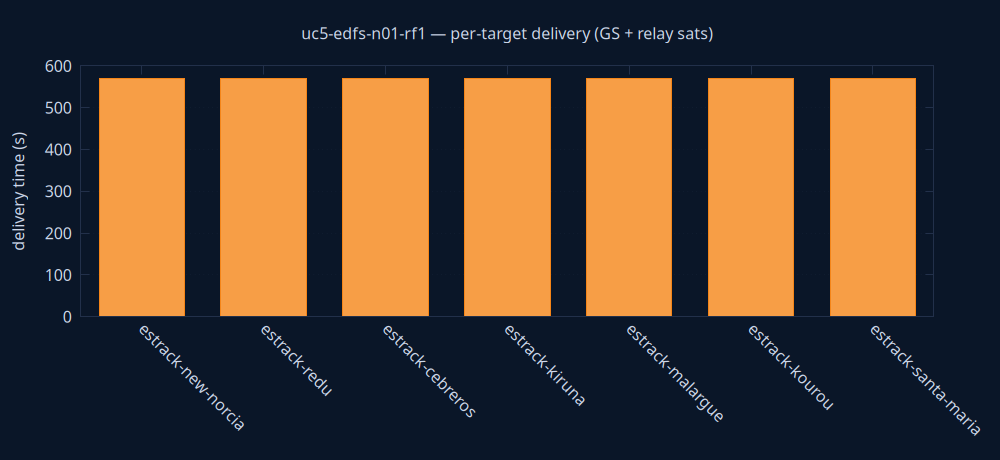

Recreate this plot in gnuplot.
set terminal pngcairo size 1000,460 background rgb '#0a1628'
set output 'delivery.png'
set style fill solid 0.8
set boxwidth 0.7 relative
set border lc rgb '#22304a'
set grid ytics lc rgb '#22304a'
set yrange [0:*]
set ylabel 'delivery time (s)' textcolor rgb '#cdd7ea'
set xtics rotate by -45 textcolor rgb '#cdd7ea'
set ytics textcolor rgb '#cdd7ea'
set title 'uc5-edfs-n01-rf1 — per-target delivery (GS + relay sats)' textcolor rgb '#cdd7ea'
plot 'delivery.dat' using 0:2:3:xtic(1) with boxes lc rgb variable notitle
